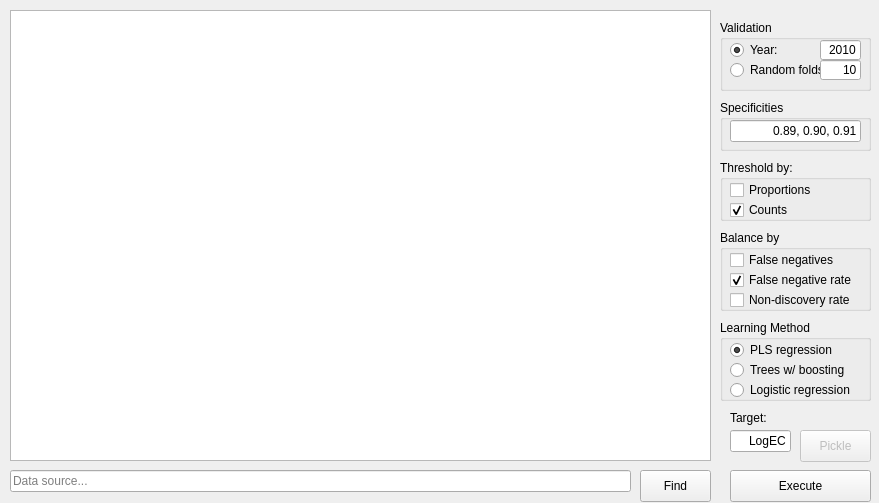
<?xml version="1.0" encoding="UTF-8"?>
<ui version="4.0">
 <class>ModelBuilder</class>
 <widget class="QDialog" name="ModelBuilder">
  <property name="geometry">
   <rect>
    <x>0</x>
    <y>0</y>
    <width>879</width>
    <height>503</height>
   </rect>
  </property>
  <property name="windowTitle">
   <string>ModelBuilder</string>
  </property>
  <widget class="QPushButton" name="pushButton_Execute">
   <property name="geometry">
    <rect>
     <x>730</x>
     <y>470</y>
     <width>141</width>
     <height>32</height>
    </rect>
   </property>
   <property name="text">
    <string>Execute</string>
   </property>
   <property name="autoDefault">
    <bool>false</bool>
   </property>
  </widget>
  <widget class="QLineEdit" name="lineEdit_path">
   <property name="geometry">
    <rect>
     <x>10</x>
     <y>470</y>
     <width>621</width>
     <height>22</height>
    </rect>
   </property>
   <property name="text">
    <string/>
   </property>
   <property name="placeholderText">
    <string>Data source...</string>
   </property>
  </widget>
  <widget class="QTableView" name="tableView">
   <property name="geometry">
    <rect>
     <x>10</x>
     <y>10</y>
     <width>701</width>
     <height>451</height>
    </rect>
   </property>
  </widget>
  <widget class="QLineEdit" name="lineEdit_target">
   <property name="geometry">
    <rect>
     <x>730</x>
     <y>430</y>
     <width>61</width>
     <height>22</height>
    </rect>
   </property>
   <property name="text">
    <string>LogEC</string>
   </property>
   <property name="alignment">
    <set>Qt::AlignRight|Qt::AlignTrailing|Qt::AlignVCenter</set>
   </property>
   <property name="placeholderText">
    <string>&lt;value&gt;, &lt;value&gt;, &lt;value&gt;</string>
   </property>
  </widget>
  <widget class="QLabel" name="label_6">
   <property name="geometry">
    <rect>
     <x>730</x>
     <y>410</y>
     <width>101</width>
     <height>16</height>
    </rect>
   </property>
   <property name="text">
    <string>Target:</string>
   </property>
  </widget>
  <widget class="QPushButton" name="pushButton_pickle">
   <property name="enabled">
    <bool>false</bool>
   </property>
   <property name="geometry">
    <rect>
     <x>800</x>
     <y>430</y>
     <width>71</width>
     <height>32</height>
    </rect>
   </property>
   <property name="text">
    <string>Pickle</string>
   </property>
   <property name="autoDefault">
    <bool>false</bool>
   </property>
  </widget>
  <widget class="QPushButton" name="pushButton_find">
   <property name="enabled">
    <bool>true</bool>
   </property>
   <property name="geometry">
    <rect>
     <x>640</x>
     <y>470</y>
     <width>71</width>
     <height>32</height>
    </rect>
   </property>
   <property name="text">
    <string>Find</string>
   </property>
   <property name="autoDefault">
    <bool>false</bool>
   </property>
  </widget>
  <widget class="QGroupBox" name="groupBox">
   <property name="geometry">
    <rect>
     <x>720</x>
     <y>20</y>
     <width>151</width>
     <height>71</height>
    </rect>
   </property>
   <property name="title">
    <string>Validation</string>
   </property>
   <widget class="QRadioButton" name="radioButton_validation_CV">
    <property name="geometry">
     <rect>
      <x>10</x>
      <y>40</y>
      <width>91</width>
      <height>20</height>
     </rect>
    </property>
    <property name="text">
     <string>Random folds:</string>
    </property>
    <property name="checked">
     <bool>false</bool>
    </property>
    <property name="autoExclusive">
     <bool>true</bool>
    </property>
   </widget>
   <widget class="QRadioButton" name="radioButton_validation_year">
    <property name="geometry">
     <rect>
      <x>10</x>
      <y>20</y>
      <width>91</width>
      <height>20</height>
     </rect>
    </property>
    <property name="text">
     <string>Year:</string>
    </property>
    <property name="checked">
     <bool>true</bool>
    </property>
    <property name="autoExclusive">
     <bool>true</bool>
    </property>
   </widget>
   <widget class="QLineEdit" name="lineEdit_year">
    <property name="enabled">
     <bool>true</bool>
    </property>
    <property name="geometry">
     <rect>
      <x>100</x>
      <y>20</y>
      <width>41</width>
      <height>20</height>
     </rect>
    </property>
    <property name="text">
     <string>2010</string>
    </property>
    <property name="alignment">
     <set>Qt::AlignRight|Qt::AlignTrailing|Qt::AlignVCenter</set>
    </property>
    <property name="placeholderText">
     <string>year...</string>
    </property>
   </widget>
   <widget class="QLineEdit" name="lineEdit_CV_folds">
    <property name="enabled">
     <bool>true</bool>
    </property>
    <property name="geometry">
     <rect>
      <x>100</x>
      <y>40</y>
      <width>41</width>
      <height>20</height>
     </rect>
    </property>
    <property name="text">
     <string>10</string>
    </property>
    <property name="alignment">
     <set>Qt::AlignRight|Qt::AlignTrailing|Qt::AlignVCenter</set>
    </property>
    <property name="placeholderText">
     <string>year...</string>
    </property>
   </widget>
  </widget>
  <widget class="QGroupBox" name="groupBox_2">
   <property name="geometry">
    <rect>
     <x>720</x>
     <y>320</y>
     <width>151</width>
     <height>81</height>
    </rect>
   </property>
   <property name="title">
    <string>Learning Method</string>
   </property>
   <widget class="QRadioButton" name="radioButton_PLS">
    <property name="geometry">
     <rect>
      <x>10</x>
      <y>20</y>
      <width>131</width>
      <height>20</height>
     </rect>
    </property>
    <property name="text">
     <string>PLS regression</string>
    </property>
    <property name="checked">
     <bool>true</bool>
    </property>
    <property name="autoExclusive">
     <bool>true</bool>
    </property>
   </widget>
   <widget class="QRadioButton" name="radioButton_Boost">
    <property name="geometry">
     <rect>
      <x>10</x>
      <y>40</y>
      <width>141</width>
      <height>20</height>
     </rect>
    </property>
    <property name="text">
     <string>Trees w/ boosting</string>
    </property>
    <property name="checked">
     <bool>false</bool>
    </property>
    <property name="autoExclusive">
     <bool>true</bool>
    </property>
   </widget>
   <widget class="QRadioButton" name="radioButton_Logistic">
    <property name="geometry">
     <rect>
      <x>10</x>
      <y>60</y>
      <width>141</width>
      <height>20</height>
     </rect>
    </property>
    <property name="text">
     <string>Logistic regression</string>
    </property>
    <property name="checked">
     <bool>false</bool>
    </property>
    <property name="autoExclusive">
     <bool>true</bool>
    </property>
   </widget>
  </widget>
  <widget class="QGroupBox" name="groupBox_3">
   <property name="geometry">
    <rect>
     <x>720</x>
     <y>230</y>
     <width>151</width>
     <height>81</height>
    </rect>
   </property>
   <property name="title">
    <string>Balance by</string>
   </property>
   <widget class="QCheckBox" name="checkBox_bFalseNeg">
    <property name="geometry">
     <rect>
      <x>10</x>
      <y>20</y>
      <width>121</width>
      <height>20</height>
     </rect>
    </property>
    <property name="text">
     <string>False negatives</string>
    </property>
   </widget>
   <widget class="QCheckBox" name="checkBox_bFalseNegRate">
    <property name="geometry">
     <rect>
      <x>10</x>
      <y>40</y>
      <width>141</width>
      <height>20</height>
     </rect>
    </property>
    <property name="text">
     <string>False negative rate</string>
    </property>
    <property name="checked">
     <bool>true</bool>
    </property>
   </widget>
   <widget class="QCheckBox" name="checkBox_bNDR">
    <property name="geometry">
     <rect>
      <x>10</x>
      <y>60</y>
      <width>151</width>
      <height>20</height>
     </rect>
    </property>
    <property name="text">
     <string>Non-discovery rate</string>
    </property>
   </widget>
  </widget>
  <widget class="QGroupBox" name="groupBox_4">
   <property name="geometry">
    <rect>
     <x>720</x>
     <y>160</y>
     <width>151</width>
     <height>61</height>
    </rect>
   </property>
   <property name="title">
    <string>Threshold by:</string>
   </property>
   <widget class="QCheckBox" name="checkBox_tProps">
    <property name="geometry">
     <rect>
      <x>10</x>
      <y>20</y>
      <width>101</width>
      <height>20</height>
     </rect>
    </property>
    <property name="text">
     <string>Proportions</string>
    </property>
   </widget>
   <widget class="QCheckBox" name="checkBox_tCounts">
    <property name="geometry">
     <rect>
      <x>10</x>
      <y>40</y>
      <width>87</width>
      <height>20</height>
     </rect>
    </property>
    <property name="text">
     <string>Counts</string>
    </property>
    <property name="checked">
     <bool>true</bool>
    </property>
   </widget>
  </widget>
  <widget class="QGroupBox" name="groupBox_5">
   <property name="geometry">
    <rect>
     <x>720</x>
     <y>100</y>
     <width>151</width>
     <height>51</height>
    </rect>
   </property>
   <property name="title">
    <string>Specificities</string>
   </property>
   <widget class="QLineEdit" name="lineEdit_specificities">
    <property name="geometry">
     <rect>
      <x>10</x>
      <y>20</y>
      <width>131</width>
      <height>22</height>
     </rect>
    </property>
    <property name="text">
     <string>0.89, 0.90, 0.91</string>
    </property>
    <property name="alignment">
     <set>Qt::AlignRight|Qt::AlignTrailing|Qt::AlignVCenter</set>
    </property>
    <property name="placeholderText">
     <string>&lt;value&gt;, &lt;value&gt;, &lt;value&gt;</string>
    </property>
   </widget>
  </widget>
 </widget>
 <layoutdefault spacing="6" margin="11"/>
 <resources/>
 <connections/>
</ui>
